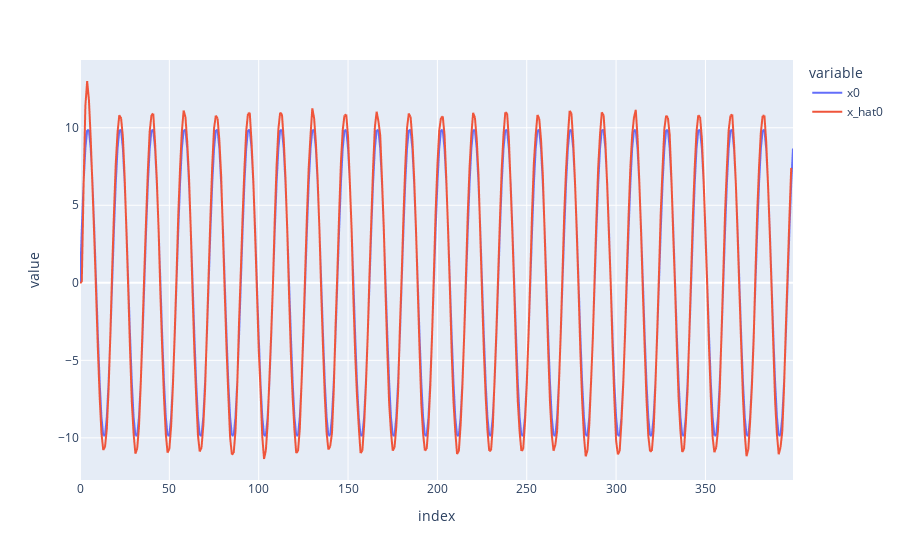

Write notebook code for a chart like this one.
### Code cell
ex.line(pd.concat((to_df(target, 'x'), to_df(pos, 'x_hat')))[['x0', 'x_hat0']])

### Figure 1 — Plotly figure (JSON) as saved in the notebook; plotly's stock layout.template omitted (floating-point values rounded to 4 significant figures; data arrays with more than 128 entries replaced by an {"elided": "..."} marker saying what was removed)
{"data": [{"hovertemplate": "variable=x0<br>index=%{x}<br>value=%{y}<extra></extra>", "legendgroup": "x0", "line": {"color": "#636efa", "dash": "solid"}, "marker": {"symbol": "circle"}, "mode": "lines", "name": "x0", "showlegend": true, "type": "scattergl", "x": {"elided": "799 int values"}, "xaxis": "x", "y": {"elided": "799 float values"}, "yaxis": "y"}, {"hovertemplate": "variable=x_hat0<br>index=%{x}<br>value=%{y}<extra></extra>", "legendgroup": "x_hat0", "line": {"color": "#EF553B", "dash": "solid"}, "marker": {"symbol": "circle"}, "mode": "lines", "name": "x_hat0", "showlegend": true, "type": "scattergl", "x": {"elided": "799 int values"}, "xaxis": "x", "y": {"elided": "799 float values"}, "yaxis": "y"}], "layout": {"autosize": true, "legend": {"title": {"text": "variable"}, "tracegroupgap": 0}, "margin": {"t": 60}, "xaxis": {"anchor": "y", "autorange": true, "domain": [0, 1], "range": [0, 399], "title": {"text": "index"}, "type": "linear"}, "yaxis": {"anchor": "x", "autorange": true, "domain": [0, 1], "range": [-12.72, 14.37], "title": {"text": "value"}, "type": "linear"}}}
